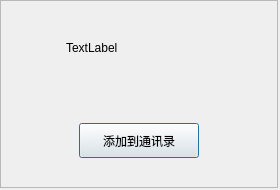
<?xml version="1.0" encoding="UTF-8"?>
<ui version="4.0">
 <class>FindSuccessDialog</class>
 <widget class="QDialog" name="FindSuccessDialog">
  <property name="geometry">
   <rect>
    <x>0</x>
    <y>0</y>
    <width>280</width>
    <height>190</height>
   </rect>
  </property>
  <property name="minimumSize">
   <size>
    <width>280</width>
    <height>190</height>
   </size>
  </property>
  <property name="maximumSize">
   <size>
    <width>280</width>
    <height>190</height>
   </size>
  </property>
  <property name="windowTitle">
   <string>Dialog</string>
  </property>
  <layout class="QVBoxLayout" name="verticalLayout">
   <property name="leftMargin">
    <number>0</number>
   </property>
   <property name="topMargin">
    <number>0</number>
   </property>
   <property name="rightMargin">
    <number>2</number>
   </property>
   <property name="bottomMargin">
    <number>2</number>
   </property>
   <item>
    <widget class="QFrame" name="find_success_frame">
     <property name="frameShape">
      <enum>QFrame::Shape::StyledPanel</enum>
     </property>
     <property name="frameShadow">
      <enum>QFrame::Shadow::Raised</enum>
     </property>
     <layout class="QVBoxLayout" name="verticalLayout_2">
      <property name="spacing">
       <number>0</number>
      </property>
      <property name="leftMargin">
       <number>0</number>
      </property>
      <property name="topMargin">
       <number>0</number>
      </property>
      <property name="rightMargin">
       <number>0</number>
      </property>
      <property name="bottomMargin">
       <number>0</number>
      </property>
      <item>
       <widget class="QWidget" name="widget" native="true">
        <layout class="QHBoxLayout" name="horizontalLayout">
         <item>
          <widget class="QLabel" name="head_lb">
           <property name="minimumSize">
            <size>
             <width>50</width>
             <height>50</height>
            </size>
           </property>
           <property name="maximumSize">
            <size>
             <width>50</width>
             <height>50</height>
            </size>
           </property>
           <property name="text">
            <string/>
           </property>
          </widget>
         </item>
         <item>
          <widget class="QLabel" name="name_lb">
           <property name="text">
            <string>TextLabel</string>
           </property>
          </widget>
         </item>
         <item>
          <spacer name="horizontalSpacer">
           <property name="orientation">
            <enum>Qt::Orientation::Horizontal</enum>
           </property>
           <property name="sizeHint" stdset="0">
            <size>
             <width>100</width>
             <height>20</height>
            </size>
           </property>
          </spacer>
         </item>
        </layout>
       </widget>
      </item>
      <item>
       <widget class="QWidget" name="widget_2" native="true">
        <layout class="QHBoxLayout" name="horizontalLayout_2">
         <item>
          <widget class="MyClickedBtn" name="add_friend_btn">
           <property name="minimumSize">
            <size>
             <width>120</width>
             <height>35</height>
            </size>
           </property>
           <property name="maximumSize">
            <size>
             <width>120</width>
             <height>35</height>
            </size>
           </property>
           <property name="text">
            <string>添加到通讯录</string>
           </property>
          </widget>
         </item>
        </layout>
       </widget>
      </item>
     </layout>
    </widget>
   </item>
  </layout>
 </widget>
 <customwidgets>
  <customwidget>
   <class>MyClickedBtn</class>
   <extends>QPushButton</extends>
   <header>myclickedbtn.h</header>
  </customwidget>
 </customwidgets>
 <resources/>
 <connections/>
</ui>
